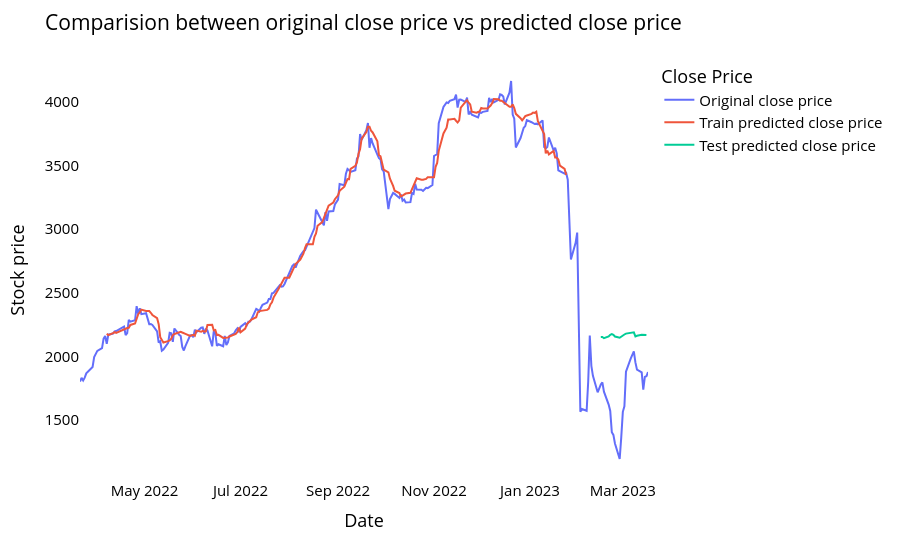

Source (notebook cell):
### Markdown cell above
### Comparision between original stock close price vs predicted close price

### Code cell
# shift train predictions for plotting

look_back=time_step
trainPredictPlot = np.empty_like(closedf)
trainPredictPlot[:, :] = np.nan
trainPredictPlot[look_back:len(train_predict)+look_back, :] = train_predict
print("Train predicted data: ", trainPredictPlot.shape)

# shift test predictions for plotting
testPredictPlot = np.empty_like(closedf)
testPredictPlot[:, :] = np.nan
testPredictPlot[len(train_predict)+(look_back*2)+1:len(closedf)-1, :] = test_predict
print("Test predicted data: ", testPredictPlot.shape)

names = cycle(['Original close price','Train predicted close price','Test predicted close price'])

plotdf = pd.DataFrame({'Date': close_stock['Date'],
                       'original_close': close_stock['Close'],
                      'train_predicted_close': trainPredictPlot.reshape(1,-1)[0].tolist(),
                      'test_predicted_close': testPredictPlot.reshape(1,-1)[0].tolist()})

fig = px.line(plotdf,x=plotdf['Date'], y=[plotdf['original_close'],plotdf['train_predicted_close'],
                                          plotdf['test_predicted_close']],
              labels={'value':'Stock price','Date': 'Date'})
fig.update_layout(title_text='Comparision between original close price vs predicted close price',
                  plot_bgcolor='white', font_size=15, font_color='black',legend_title_text='Close Price')
fig.for_each_trace(lambda t:  t.update(name = next(names)))

fig.update_xaxes(showgrid=False)
fig.update_yaxes(showgrid=False)
fig.show()

### Figure 1 — Plotly figure (JSON) as saved in the notebook; plotly's stock layout.template omitted (floating-point values rounded to 4 significant figures; data arrays with more than 128 entries replaced by an {"elided": "..."} marker saying what was removed)
{"data": [{"hovertemplate": "variable=original_close<br>Date=%{x}<br>Stock price=%{y}<extra></extra>", "legendgroup": "original_close", "line": {"color": "#636efa", "dash": "solid"}, "marker": {"symbol": "circle"}, "mode": "lines", "name": "Original close price", "orientation": "v", "showlegend": true, "type": "scatter", "x": {"elided": "249 str values"}, "xaxis": "x", "y": {"elided": "249 float values"}, "yaxis": "y"}, {"hovertemplate": "variable=train_predicted_close<br>Date=%{x}<br>Stock price=%{y}<extra></extra>", "legendgroup": "train_predicted_close", "line": {"color": "#EF553B", "dash": "solid"}, "marker": {"symbol": "circle"}, "mode": "lines", "name": "Train predicted close price", "orientation": "v", "showlegend": true, "type": "scatter", "x": {"elided": "249 str values"}, "xaxis": "x", "y": {"elided": "249 float values"}, "yaxis": "y"}, {"hovertemplate": "variable=test_predicted_close<br>Date=%{x}<br>Stock price=%{y}<extra></extra>", "legendgroup": "test_predicted_close", "line": {"color": "#00cc96", "dash": "solid"}, "marker": {"symbol": "circle"}, "mode": "lines", "name": "Test predicted close price", "orientation": "v", "showlegend": true, "type": "scatter", "x": {"elided": "249 str values"}, "xaxis": "x", "y": {"elided": "249 float values"}, "yaxis": "y"}], "layout": {"font": {"color": "black", "size": 15}, "legend": {"title": {"text": "Close Price"}, "tracegroupgap": 0}, "margin": {"t": 60}, "plot_bgcolor": "white", "title": {"text": "Comparision between original close price vs predicted close price"}, "xaxis": {"anchor": "y", "domain": [0, 1], "showgrid": false, "title": {"text": "Date"}}, "yaxis": {"anchor": "x", "domain": [0, 1], "showgrid": false, "title": {"text": "Stock price"}}}}
